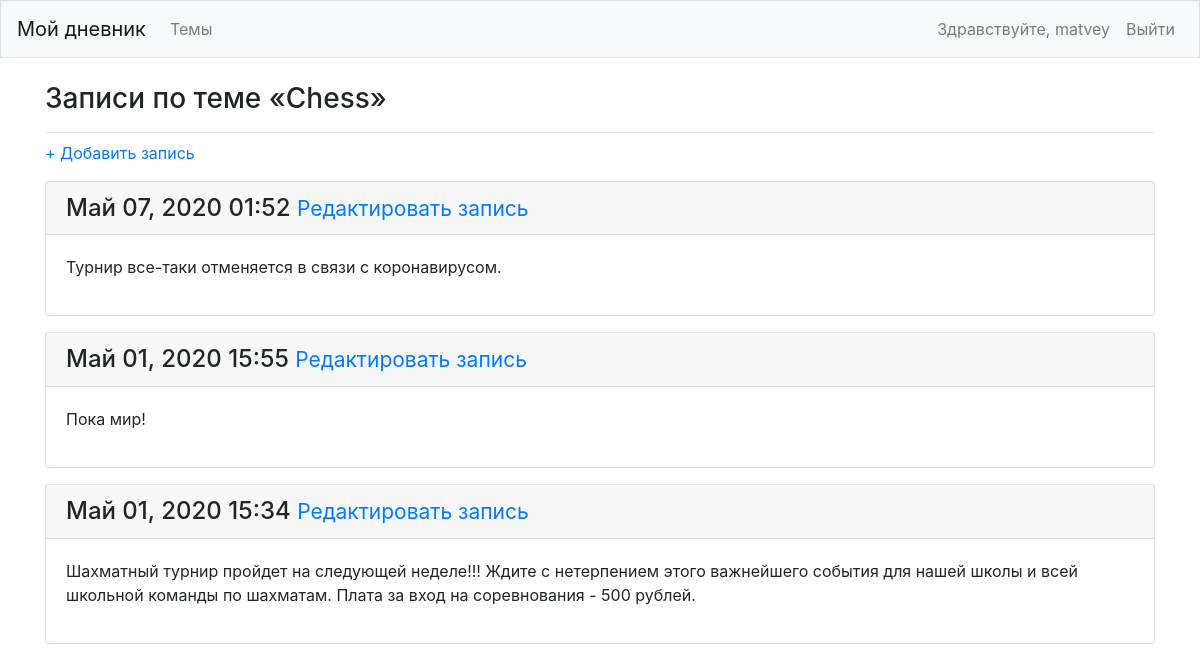
The app's page /topics/1/ (signed in), older data.
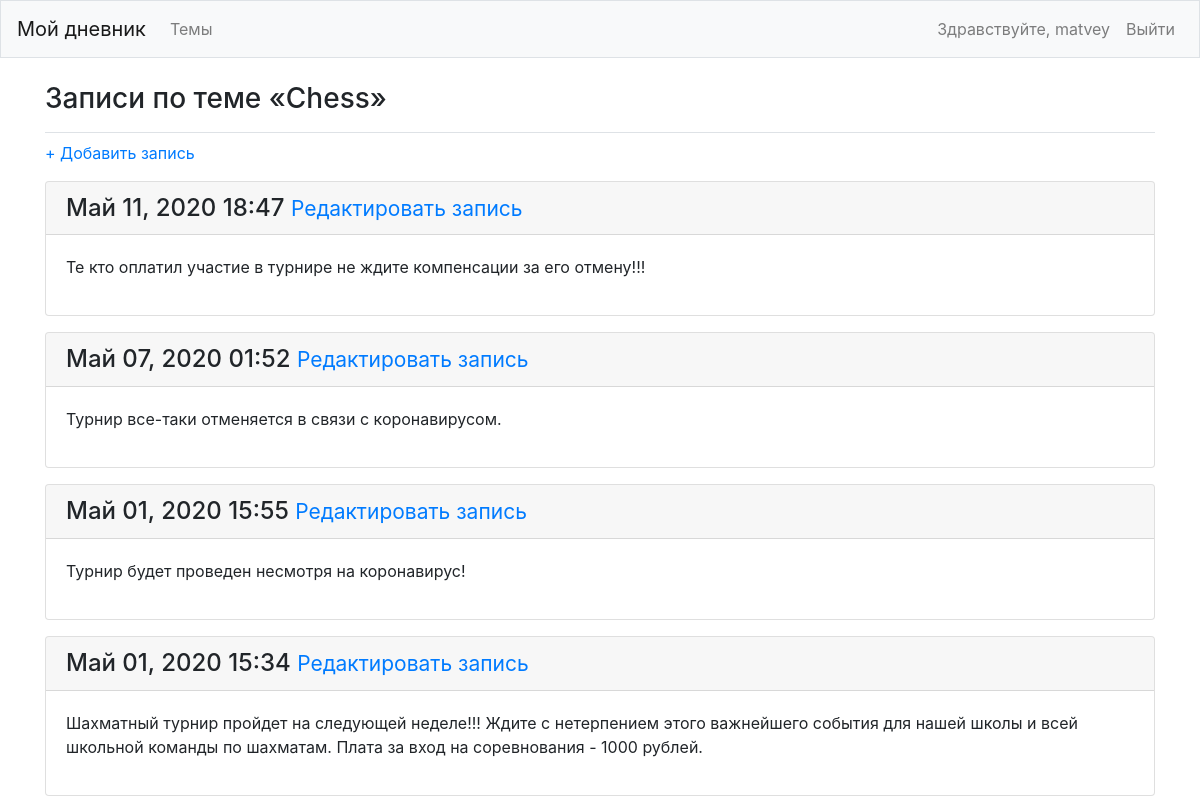
The same page, newer data.
### learning_logs/models.py (models this page shows, shortened)
class Topic(models.Model):
    text = models.CharField(max_length=200)
    date_added = models.DateTimeField(auto_now_add=True)
    owner = models.ForeignKey(User, on_delete=models.CASCADE)
    def __str__(self):
        return self.text

class Entry(models.Model):
    topic = models.ForeignKey(Topic, on_delete=models.CASCADE)
    text = models.TextField()
    date_added = models.DateTimeField(auto_now_add=True)
    class Meta:
        verbose_name_plural = "entries"

### learning_logs/views.py (the view)
# urls.py: path("topics/<int:topic_id>/", views.topic, name="topic"),
@login_required
def topic(request, topic_id):
	topic = Topic.objects.get(id=topic_id)
	if not check_topic_owner(topic.owner, request.user):
		raise Http404
	entries = topic.entry_set.order_by("-date_added")
	context = {"topic": topic, "entries": entries}
	return render(request, "learning_logs/topic.html", context)

### learning_logs/views.py (called while the page is built)
def check_topic_owner(owner, user):
	return owner == user

### learning_logs/templates/learning_logs/topic.html
{% extends "learning_logs/base.html" %}
{% block page_header %}
	<h3>Записи по теме «{{ topic }}»</h3>
{% endblock page_header %}
{% block content %}
<p>
	<a href="{% url 'learning_logs:new_entry' topic.id %}">+ Добавить запись</a>
</p>
	{% for entry in entries %}
		<div class="card mb-3">
			<h4 class="card-header">
				{{ entry.date_added|date:'M d, Y H:i' }}
				<small><a href="{% url 'learning_logs:edit_entry' entry.id %}">Редактировать запись</a></small>
			</h4>
			<div class="card-body">
				{{ entry.text|linebreaks }}
			</div>
		</div>
	{% empty %}
	<p>По этой теме еще не добавлено ни одной записи :(</p>
	{% endfor %}
{% endblock content %}

### learning_logs/templates/learning_logs/base.html (shortened to what this page needs)
{% load bootstrap4 %}
<!DOCTYPE html>
<html lang="ru">
<head>
	{% bootstrap_css %}
</head>
<body>
	<nav class="navbar navbar-expand-md navbar-light bg-light mb-4 border">
		<a class="navbar-brand" href="{% url 'learning_logs:index' %}">Мой дневник</a>
		<div class="collapse navbar-collapse" id="navbarCollapse">
			<ul class="navbar-nav mr-auto">
				<li class="nav-item">
					<a href="{% url 'learning_logs:topics' %}" class="nav-link">Темы</a>
				</li>
			</ul>
			<ul class="navbar-nav ml-auto">
				{% if user.is_authenticated %}
					<li class="nav-item mr-2">
						<span class="navbar-text">Здравствуйте, {{ user.username }}</span>
					</li>
					<li class="nav-item">
						<a href="{% url 'users:logout' %}" class="nav-link">Выйти</a>
					</li>
				{% endif %}
			</ul>
		</div>
	</nav>
	<main role="main" class="container">
		<div class="pb-2 mb-2 border-bottom">
			{% block page_header %}{% endblock page_header %}
		</div>
		<div>
			{% block content %}{% endblock content %}
		</div>
	</main>
</body>
</html>

Row changes from the older to the newer data that the page shows:
added Entry: date_added "Май 11, 2020 18:47", text "Те кто оплатил участие в турнире не ждите компенсации за его отмену!!!"
changed Entry: text "Пока мир!" → "Турнир будет проведен несмотря на коронавирус!"
changed Entry: text "…вход на соревнования - 500 рублей." → "…вход на соревнования - 1000 рублей."
